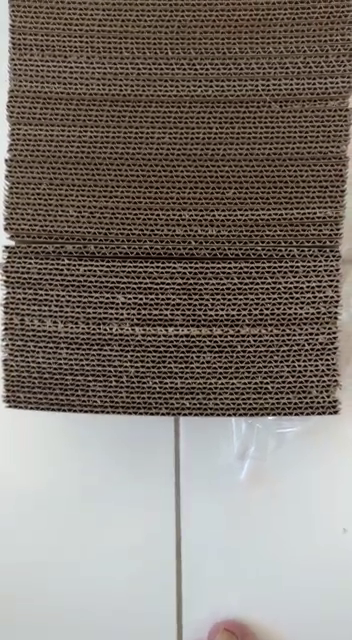
#> input picture frame 22 of resource/video-contador.mp4, 352 x 640 px
$ python ContadorVideo.py   (older library calls are emulated)
#> lines starting #> are read from the running program, lines starting #| are printed output that depends on the picture; after the words box and inside, x2 and y2 are one past the last pixel; in counts of white or black regions, pixels touching at a corner belong together
import cv2
import numpy as np

kernel3 = np.ones((3, 3), np.uint8)
kernel5 = np.ones((5, 5), np.uint8)

font = cv2.FONT_HERSHEY_COMPLEX_SMALL
line = cv2.LINE_AA

def Rotate(img, angulo=90):
    rows, cols = img.shape[:2]
    matriz = cv2.getRotationMatrix2D((cols/2, rows/2), angulo, 1)
    result = cv2.warpAffine(img, matriz, (cols, rows))
    return result

def Tranformations(img):

    gray = cv2.cvtColor(img, cv2.COLOR_BGR2GRAY)
    blur = cv2.medianBlur(gray, 3)

    ret, thresh = cv2.threshold(blur, 90, 255, cv2.THRESH_BINARY_INV)

    morph = cv2.dilate(blur, kernel3, iterations = 2)
    morph = cv2.erode(morph, kernel3, iterations = 2)

    canny = cv2.Canny(blur, 100, 200)
    cv2.imshow('canny', canny)

    sobelx = cv2.Sobel(morph, cv2.CV_8U, 1, 0, ksize = 3)
    cv2.imshow('sobelx', sobelx)

    sobely = cv2.Sobel(morph, cv2.CV_8U, 0, 1, ksize = 3)
    cv2.imshow('sobely', sobely)

if __name__ == "__main__":

    cap = cv2.VideoCapture('resource/video-contador.mp4')

    while True:

        ret, img = cap.read()
#> img is the input picture: shape (640, 352, 3); mean B, G, R 116, 122.5, 129.8

        if not ret:
            break

        alt, lar = img.shape[:2]
#> alt = 640; lar = 352
        roi = img[:, lar-30:]
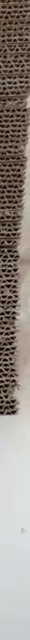
#> roi: shape (640, 30, 3); mean B, G, R 133.7, 141.1, 149

        size = 1.5
        zoom = cv2.resize(roi, None, fx=size, fy=size, interpolation=cv2.INTER_CUBIC)

        Tranformations(zoom)
#> in Tranformations, `gray = cv2.cvtColor(img, cv2.COLOR_BGR2GRAY)`:
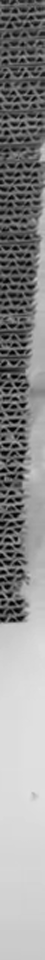
#> gray: shape (960, 45); min 0, max 226, mean 142.5
#> in Tranformations, `ret, thresh = cv2.threshold(blur, 90, 255, cv2.THRESH_BINARY_INV)`:
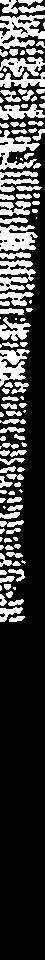
#> thresh: shape (960, 45); 25.7% white; 115 white regions (26 under 20 px), largest, box (x1, y1, x2, y2) and area: (0, 15, 45, 49) 898, (0, 225, 38, 251) 700, (0, 130, 40, 170) 696
#> in Tranformations, `morph = cv2.erode(morph, kernel3, iterations = 2)`:
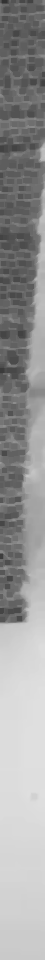
#> morph: shape (960, 45); min 51, max 224, mean 152.2
#> in Tranformations, `canny = cv2.Canny(blur, 100, 200)`:
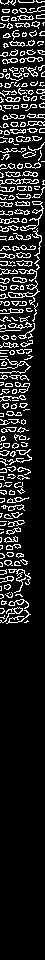
#> canny: shape (960, 45); 14.2% white in thin lines or dots, all inside (x1, y1, x2, y2) = (0, 0, 45, 624)
#> in Tranformations, `sobelx = cv2.Sobel(morph, cv2.CV_8U, 1, 0, ksize = 3)`:
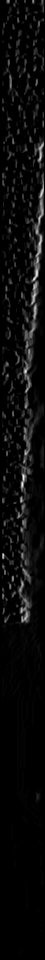
#> sobelx: shape (960, 45); min 0, max 249, mean 10.6
#> in Tranformations, `sobely = cv2.Sobel(morph, cv2.CV_8U, 0, 1, ksize = 3)`:
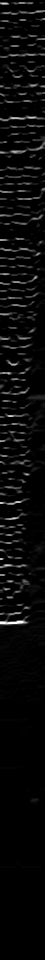
#> sobely: shape (960, 45); min 0, max 255, mean 9.7

        cv2.line(img, (lar-30, 0), (lar-30, alt), (0, 255, 0), 2)

        cv2.imshow("video",	img)
        cv2.imshow('zoom', zoom)

        if cv2.waitKey(33) == 27:
#> (key Esc is pressed here)
            break

    cv2.waitKey(0)
    cv2.destroyAllWindows()

$ run again, starting later in the video
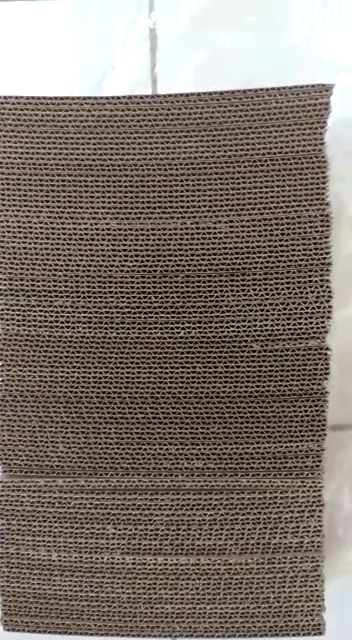
#> input picture frame 101 of resource/video-contador.mp4, 352 x 640 px
#> img is the input picture: shape (640, 352, 3); mean B, G, R 112.1, 119.6, 129.8
#> in Tranformations, `ret, thresh = cv2.threshold(blur, 90, 255, cv2.THRESH_BINARY_INV)`:
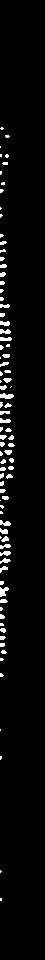
#> thresh: shape (960, 45); 3.8% white; 85 white regions (46 under 20 px), largest, box (x1, y1, x2, y2) and area: (0, 393, 14, 399) 60, (0, 587, 9, 597) 57, (0, 520, 11, 526) 43
#> canny: shape (960, 45); 4.8% white in thin lines or dots, all inside (x1, y1, x2, y2) = (0, 125, 20, 954)
#> in Tranformations, `sobely = cv2.Sobel(morph, cv2.CV_8U, 0, 1, ksize = 3)`:
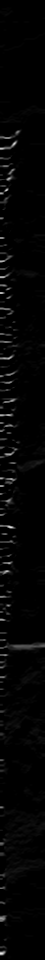
#> sobely: shape (960, 45); min 0, max 236, mean 4.7

$ run again, starting later in the video
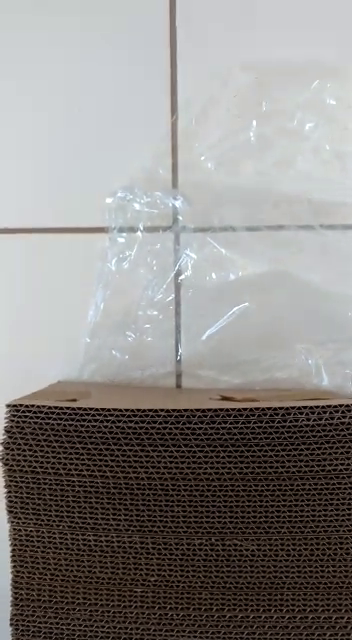
#> input picture frame 180 of resource/video-contador.mp4, 352 x 640 px
#> img is the input picture: shape (640, 352, 3); mean B, G, R 136.7, 138.7, 141.2
#> in Tranformations, `ret, thresh = cv2.threshold(blur, 90, 255, cv2.THRESH_BINARY_INV)`:
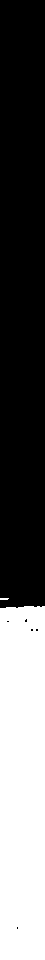
#> thresh: shape (960, 45); 36.8% white; 2 white regions (1 under 20 px), largest, box (x1, y1, x2, y2) and area: (0, 606, 45, 960) 15876
#> canny: shape (960, 45); 10.4% white in thin lines or dots, all inside (x1, y1, x2, y2) = (0, 600, 45, 960)
#> in Tranformations, `sobely = cv2.Sobel(morph, cv2.CV_8U, 0, 1, ksize = 3)`:
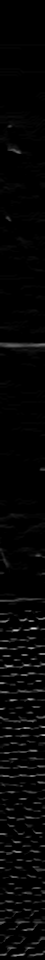
#> sobely: shape (960, 45); min 0, max 222, mean 6
